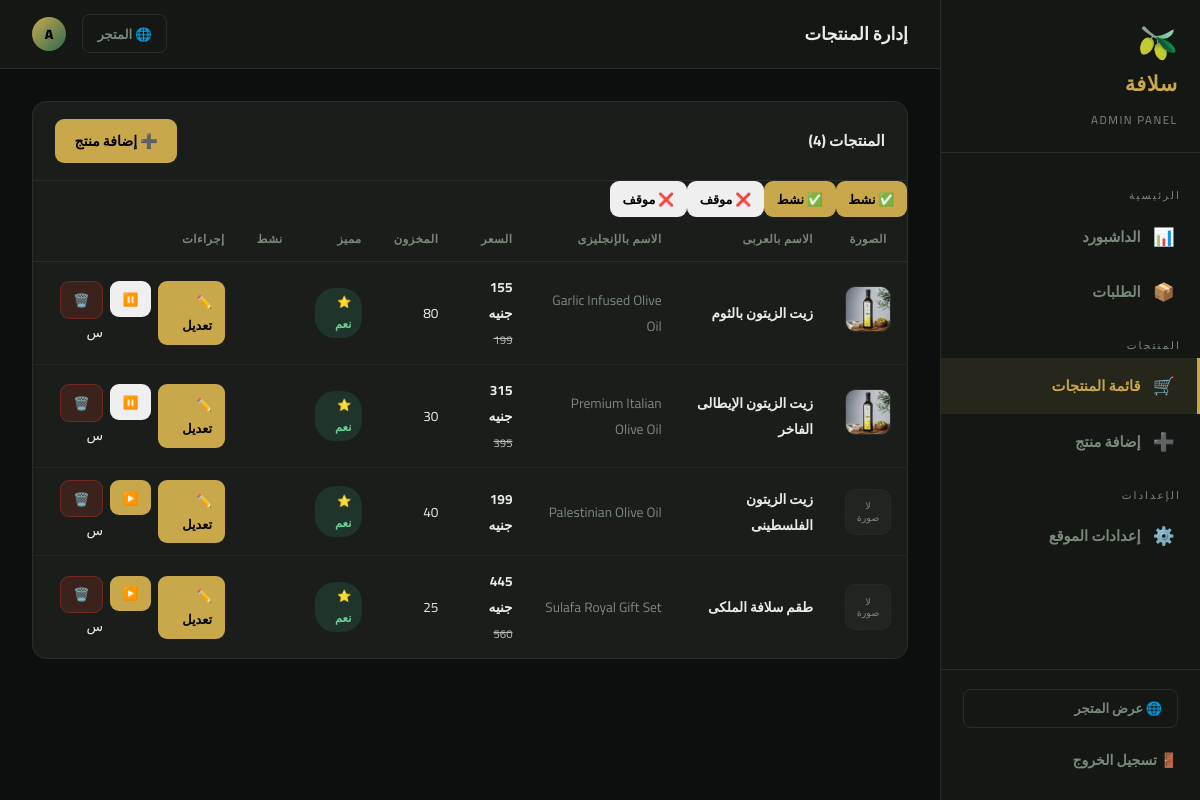
The app's page /admin/products (signed in), older data.
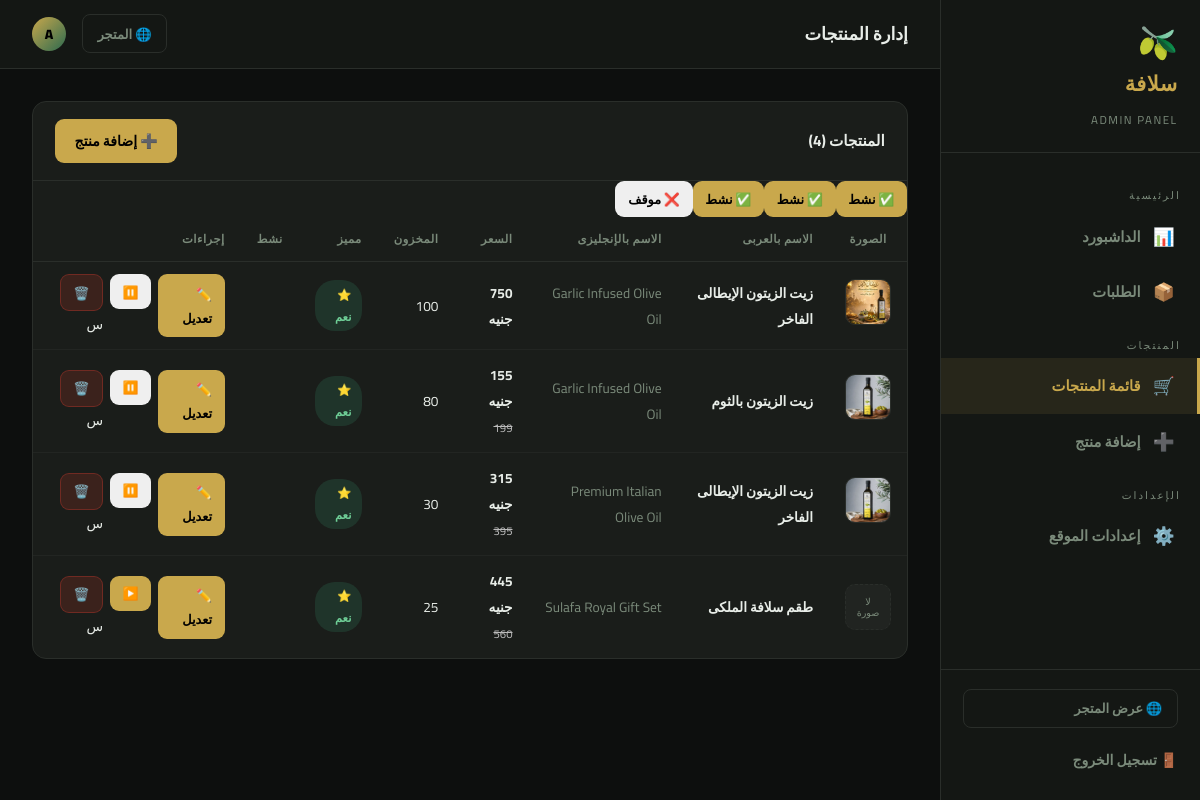
The same page, newer data.
### tables this page shows
CREATE TABLE products (
            id INTEGER PRIMARY KEY AUTOINCREMENT,
            name_ar TEXT NOT NULL,
            name_en TEXT NOT NULL,
            desc_ar TEXT,
            desc_en TEXT,
            price REAL NOT NULL,
            old_price REAL,
            image TEXT DEFAULT '🫒',
            category_ar TEXT DEFAULT 'بكر ممتاز',
            category_en TEXT DEFAULT 'Extra Virgin',
            weight TEXT DEFAULT '750ml',
            origin_ar TEXT DEFAULT 'اليونان',
            origin_en TEXT DEFAULT 'Greece',
            stock INTEGER DEFAULT 100,
            rating REAL DEFAULT 4.9,
            reviews_count INTEGER DEFAULT 0,
            featured INTEGER DEFAULT 1,
            active INTEGER DEFAULT 1,
            sort_order INTEGER DEFAULT 0,
            created_at TEXT DEFAULT CURRENT_TIMESTAMP
        , photo TEXT DEFAULT NULL);

### app.py (the view)
@app.route('/admin/products')
@admin_required
def admin_products():
    con = db()
    prods = con.execute('SELECT * FROM products ORDER BY sort_order, id').fetchall()
    con.close()
    return render_template('admin/products.html', products=prods)

### app.py (called while the page is built)
def db():
    c = sqlite3.connect(DB)
    c.row_factory = sqlite3.Row
    return c

def get_all_settings():
    con = db()
    rows = con.execute('SELECT key, value FROM settings').fetchall()
    con.close()
    return {r['key']: r['value'] for r in rows}

def get_lang():
    return session.get('lang', 'ar')

@app.context_processor
def inject_globals():
    return dict(s=get_all_settings(), lang=get_lang())

def admin_required(f):
    @wraps(f)
    def decorated(*args, **kwargs):
        if not session.get('admin_logged_in'):
            return redirect(url_for('admin_login'))
        return f(*args, **kwargs)
    return decorated

### templates/admin/products.html (shortened to what this page needs)
{% extends "admin/base.html" %}
{% block page_title %}إدارة المنتجات{% endblock %}
{% block content %}
<div class="a-card">
  <div class="a-card-head">
    <h3>المنتجات ({{ products|length }})</h3>
    <a href="{{ url_for('admin_product_add') }}" class="btn btn-gold">➕ إضافة منتج</a>
  </div>
  <div style="padding:0">
    <table class="a-table">
      <thead>
        <tr>
          <th style="text-align:center">الصورة</th>
          <th>الاسم بالعربى</th>
          <th>الاسم بالإنجليزى</th>
          <th>السعر</th>
          <th>المخزون</th>
          <th>مميز</th>
          <th>نشط</th>
          <th>إجراءات</th>
        </tr>
      </thead>
      <tbody>
        {% for p in products %}
        <tr>
          <td style="text-align:center">
            {% if p['photo'] %}
              <img src="{{ p['photo'] }}" alt="{{ p['name_ar'] }}" class="prod-photo"
                   onerror="this.outerHTML='<div class=prod-photo-placeholder>لا صورة</div>'">
            {% else %}
              <div class="prod-photo-placeholder">لا<br>صورة</div>
            {% endif %}
          </td>
          <td><strong>{{ p['name_ar'] }}</strong></td>
          <td style="color:var(--muted)">{{ p['name_en'] }}</td>
          <td>
            <strong style="color:var(--dk)">{{ p['price']|int }} جنيه</strong>
            {% if p['old_price'] %}
              <br><small style="color:#bbb;text-decoration:line-through">{{ p['old_price']|int }}</small>
            {% endif %}
          </td>
          <td>{{ p['stock'] }}</td>
          <td>
            {% if p['featured'] %}
              <span class="badge badge-green">⭐ نعم</span>
            {% else %}
              <span class="badge badge-red">لا</span>
            {% endif %}
          </td>
          <td>
          </td>
           <form action="{{ url_for('admin_product_toggle', pid=p['id']) }}" method="POST">
            <button type="submit" class="btn btn-sm {{ 'btn-gold' if p['active'] else 'btn-secondary' }}"
                   title="{{ 'إيقاف المنتج' if p['active'] else 'تفعيل المنتج' }}">
             {{ '✅ نشط' if p['active'] else '❌ موقف' }}
            </button>
           </form>
          <td>
            <div style="display:flex;gap:.4rem">
             <a href="{{ url_for('admin_product_edit', pid=p['id']) }}" class="btn btn-gold btn-sm">✏️ تعديل</a>
             <form action="{{ url_for('admin_product_toggle', pid=p['id']) }}" method="POST">
               <button type="submit" class="btn btn-sm {{ 'btn-secondary' if p['active'] else 'btn-gold' }}"
                     title="{{ 'إيقاف المنتج' if p['active'] else 'تفعيل المنتج' }}">
                 {{ '⏸️' if p['active'] else '▶️' }}
               </button>
             </form>
             <form action="{{ url_for('admin_product_delete', pid=p['id']) }}" method="POST"
                 onsubmit="return confirm('تأكيد حذف المنتج؟')">
              <button type="submit" class="btn btn-red btn-sm">🗑️</button>
             س</form>
           </div>
          </td>
        </tr>
        {% endfor %}
      </tbody>
    </table>
  </div>
</div>
{% endblock %}

Row changes from the older to the newer data that the page shows:
removed products: shows "لا", name_ar "زيت الزيتون الفلسطينى", name_en "Palestinian Olive Oil", price "199", stock "40", featured "⭐ نعم", active "❌ موقف", active "▶️"
added products: photo (picture), name_ar "زيت الزيتون الإيطالى الفاخر", name_en "Garlic Infused Olive Oil", price "750", stock "100", featured "⭐ نعم", active "✅ نشط", active "⏸️"
